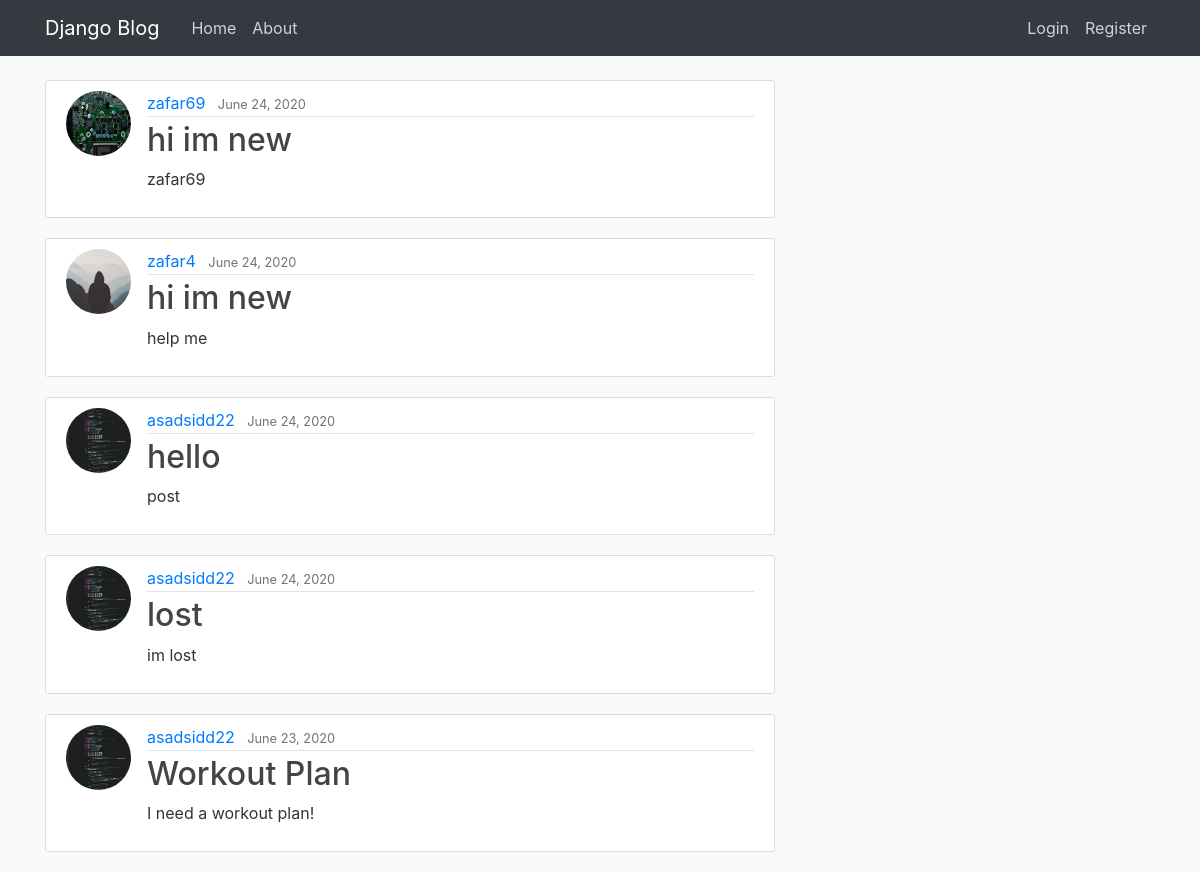
Before: / with the older database file.
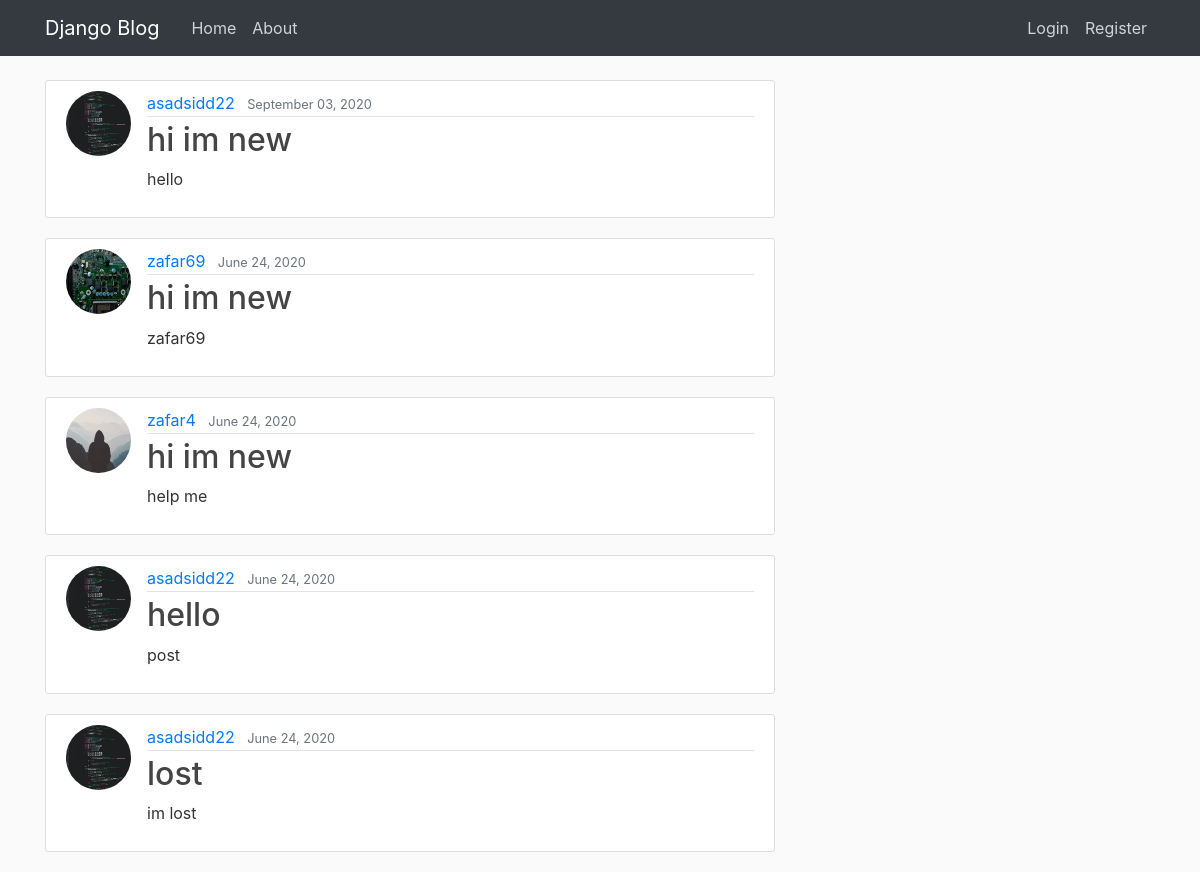
After: the same page with the newer database file.
### blog/models.py (models this page shows, shortened)
class Post(models.Model):
    title = models.CharField(max_length=100)
    content = models.TextField()
    date_posted = models.DateTimeField(default=timezone.now)
    author = models.ForeignKey(User, on_delete=models.CASCADE)

### users/models.py (models this page shows, shortened)
class Profile(models.Model):
    user= models.OneToOneField(User, on_delete=models.CASCADE)
    image = models.ImageField(default='default.jpg', upload_to='profile_pics')

### blog/views.py (the view)
# urls.py: path('', PostListView.as_view(), name='blog-home'),
class PostListView(ListView):
    model = Post
    template_name = 'blog/home.html'
    context_object_name = 'posts'
    ordering = ['-date_posted']
    paginate_by = 5

### blog/templates/blog/home.html
{% extends "blog/base.html" %}
{% block content %}
    {% for post in posts %}
    <article class="media content-section">
      <img class="rounded-circle article-img" src="{{ post.author.profile.image.url}}">
        <div class="media-body">
          <div class="article-metadata">
            <a class="mr-2" href="#">{{ post.author }}</a>
            <small class="text-muted">{{ post.date_posted|date:"F d, Y" }}</small>
          </div>
          <h2><a class="article-title" href="{% url 'post-detail' post.id %}">{{ post.title }}</a></h2>
          <p class="article-content">{{ post.content }}</p>
        </div>
      </article>
    {% endfor %}
{% endblock content %}

Changed rows visible on the page:
no longer on this page (row unchanged): Post: author.profile.image (picture), author "asadsidd22", date_posted "June 23, 2020", title "Workout Plan", content "I need a workout plan!"
added Post: author.profile.image (picture), author "asadsidd22", date_posted "September 03, 2020", title "hi im new", content "hello"
